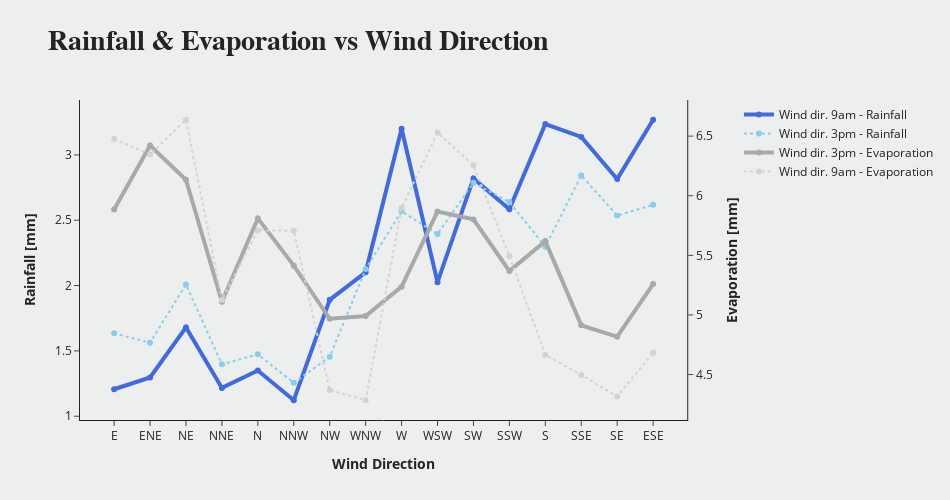

Notebook code for this chart:
### Code cell
WINDIR = ['E', 'ENE', 'NE', 'NNE', 'N', 'NNW', 'NW', 'WNW', 'W', 'WSW', 'SW', 'SSW', 'S', 'SSE', 'SE', 'ESE']

fig = make_subplots(specs=[[{"secondary_y": True}]])

# Rainfall trace for WindDir9am
fig.add_trace(
    go.Scatter(
        y=X_df.groupby('WindDir9am')['Rainfall'].mean(),
        x=WINDIR,
        name='Wind dir. 9am - Rainfall',
        line=dict(color='royalblue', width=4, dash='solid')
    )
)

# Rainfall trace for WindDir3pm
fig.add_trace(
    go.Scatter(
        y=X_df.groupby('WindDir3pm')['Rainfall'].mean(),
        x=WINDIR,
        name='Wind dir. 3pm - Rainfall',
        line=dict(color='skyblue', width=2, dash='dot')
    )
)

# Evaporation trace for WindDir3pm
fig.add_trace(
    go.Scatter(
        y=X_df.groupby('WindDir3pm')['Evaporation'].mean(),
        x=WINDIR,
        name='Wind dir. 3pm - Evaporation',
        line=dict(color='darkgray', width=4, dash='solid')
    ),
    secondary_y=True,
)

# Evaporation trace for WindDir9am
fig.add_trace(
    go.Scatter(
        y=X_df.groupby('WindDir9am')['Evaporation'].mean(),
        x=WINDIR,
        name='Wind dir. 9am - Evaporation',
        line=dict(color='lightgray', width=2, dash='dot')
    ),
    secondary_y=True,
)

fig.update_layout(
    title={
        'text': '<b>Rainfall & Evaporation vs Wind Direction</b>',
        'font': {'size': 28, 'family': 'Serif'}
    },
    xaxis_title='<b>Wind Direction</b>',
    yaxis_title='<b>Rainfall [mm]</b>',
    template='simple_white',
    showlegend=True,
    paper_bgcolor='#edeeee',
    plot_bgcolor='#edeeee',
    width=950, height=500,
)
fig.update_yaxes(title_text="<b>Evaporation [mm]</b>", secondary_y=True)

fig.show()

### Figure 1 — Plotly figure (JSON) as saved in the notebook; plotly's stock layout.template omitted (floating-point values rounded to 4 significant figures)
{"data": [{"line": {"color": "royalblue", "dash": "solid", "width": 4}, "name": "Wind dir. 9am - Rainfall", "type": "scatter", "x": ["E", "ENE", "NE", "NNE", "N", "NNW", "NW", "WNW", "W", "WSW", "SW", "SSW", "S", "SSE", "SE", "ESE"], "y": [1.206, 1.296, 1.68, 1.217, 1.349, 1.122, 1.891, 2.102, 3.2, 2.026, 2.82, 2.584, 3.236, 3.137, 2.816, 3.269]}, {"line": {"color": "skyblue", "dash": "dot", "width": 2}, "name": "Wind dir. 3pm - Rainfall", "type": "scatter", "x": ["E", "ENE", "NE", "NNE", "N", "NNW", "NW", "WNW", "W", "WSW", "SW", "SSW", "S", "SSE", "SE", "ESE"], "y": [1.634, 1.563, 2.007, 1.397, 1.474, 1.255, 1.455, 2.127, 2.568, 2.394, 2.786, 2.639, 2.298, 2.842, 2.536, 2.618]}, {"line": {"color": "darkgray", "dash": "solid", "width": 4}, "name": "Wind dir. 3pm - Evaporation", "type": "scatter", "x": ["E", "ENE", "NE", "NNE", "N", "NNW", "NW", "WNW", "W", "WSW", "SW", "SSW", "S", "SSE", "SE", "ESE"], "xaxis": "x", "y": [5.885, 6.421, 6.134, 5.11, 5.81, 5.414, 4.968, 4.991, 5.237, 5.868, 5.801, 5.369, 5.619, 4.913, 4.818, 5.259], "yaxis": "y2"}, {"line": {"color": "lightgray", "dash": "dot", "width": 2}, "name": "Wind dir. 9am - Evaporation", "type": "scatter", "x": ["E", "ENE", "NE", "NNE", "N", "NNW", "NW", "WNW", "W", "WSW", "SW", "SSW", "S", "SSE", "SE", "ESE"], "xaxis": "x", "y": [6.476, 6.346, 6.637, 5.125, 5.71, 5.706, 4.37, 4.285, 5.898, 6.529, 6.255, 5.493, 4.665, 4.497, 4.317, 4.682], "yaxis": "y2"}], "layout": {"height": 500, "paper_bgcolor": "#edeeee", "plot_bgcolor": "#edeeee", "showlegend": true, "title": {"font": {"family": "Serif", "size": 28}, "text": "<b>Rainfall & Evaporation vs Wind Direction</b>"}, "width": 950, "xaxis": {"anchor": "y", "domain": [0, 0.94], "title": {"text": "<b>Wind Direction</b>"}}, "yaxis": {"anchor": "x", "domain": [0, 1], "title": {"text": "<b>Rainfall [mm]</b>"}}, "yaxis2": {"anchor": "x", "overlaying": "y", "side": "right", "title": {"text": "<b>Evaporation [mm]</b>"}}}}
